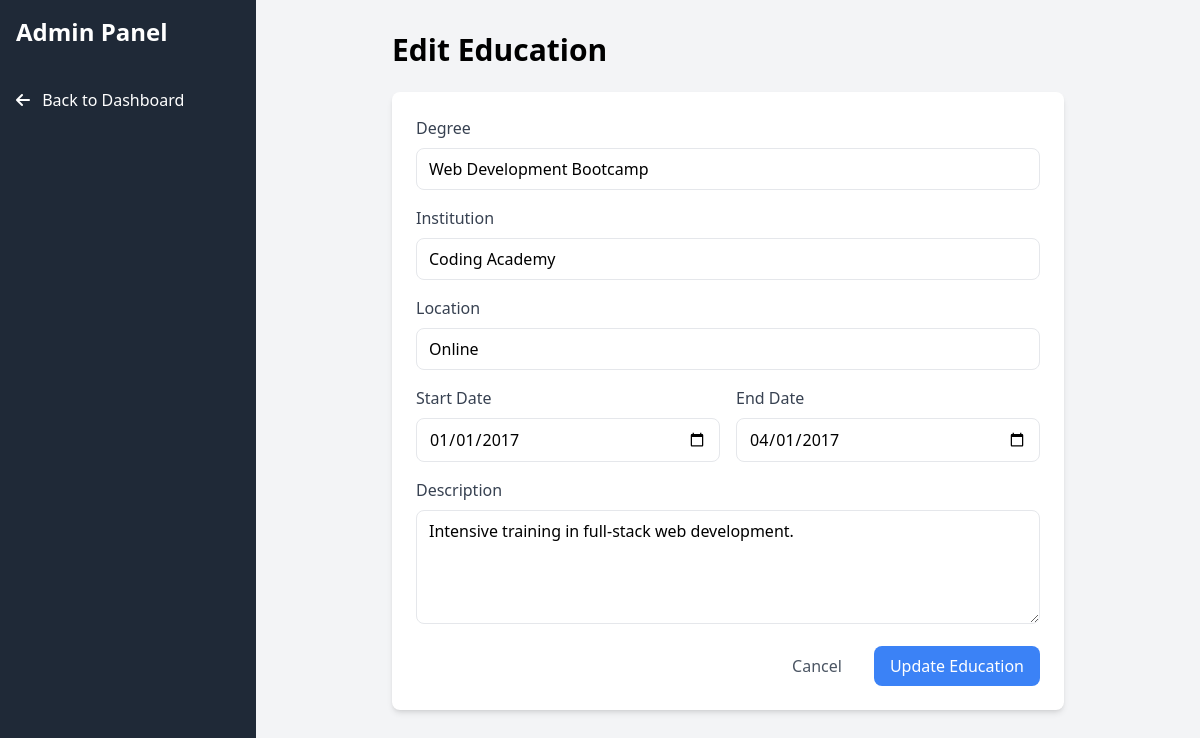
Page /admin/edit_education.php?id=2 (signed in) on the committed database.
### tables this page shows
CREATE TABLE IF NOT EXISTS education (
    id INT AUTO_INCREMENT PRIMARY KEY,          
    degree VARCHAR(255) NOT NULL,               
    institution VARCHAR(255) NOT NULL,          
    location VARCHAR(255) NOT NULL,             
    start_date DATE NOT NULL,                   
    end_date DATE,                              
    description TEXT,                           
    created_at TIMESTAMP DEFAULT CURRENT_TIMESTAMP
);

### admin/edit_education.php (the view, shortened to what this page needs)
<?php
require_once '../inc/config.php';
$education_id = (int)$_GET['id'];
try {
    $stmt = $pdo->prepare("SELECT * FROM education WHERE id = ?");
    $stmt->execute([$education_id]);
    $education = $stmt->fetch();
} catch (PDOException $e) {
    $error = "Error fetching education data: " . $e->getMessage();
}
?>
<!DOCTYPE html>
<html lang="en">
<head>
    <script src="https://cdn.tailwindcss.com"></script>
    <link rel="stylesheet" href="https://cdnjs.cloudflare.com/ajax/libs/font-awesome/6.0.0/css/all.min.css">
</head>
<body class="bg-gray-100">
    <div class="min-h-screen flex">
        <div class="w-64 bg-gray-800 text-white">
            <div class="p-4">
                <h2 class="text-2xl font-bold">Admin Panel</h2>
            </div>
            <nav class="mt-4">
                <a href="index.php" class="block px-4 py-2 hover:bg-gray-700">
                    <i class="fas fa-arrow-left mr-2"></i> Back to Dashboard
                </a>
            </nav>
        </div>
        <div class="flex-1 p-8">
            <div class="max-w-2xl mx-auto">
                <h1 class="text-3xl font-bold mb-6">Edit Education</h1>
                <form method="POST" class="bg-white rounded-lg shadow-md p-6">
                    <div class="space-y-4">
                        <div>
                            <label class="block text-gray-700 mb-2" for="degree">Degree</label>
                            <input type="text" id="degree" name="degree" required
                                   value="<?php echo htmlspecialchars($education['degree']); ?>"
                                   class="w-full px-3 py-2 border rounded-lg focus:outline-none focus:ring-2 focus:ring-blue-500">
                        </div>
                        <div>
                            <label class="block text-gray-700 mb-2" for="institution">Institution</label>
                            <input type="text" id="institution" name="institution" required
                                   value="<?php echo htmlspecialchars($education['institution']); ?>"
                                   class="w-full px-3 py-2 border rounded-lg focus:outline-none focus:ring-2 focus:ring-blue-500">
                        </div>
                        <div>
                            <label class="block text-gray-700 mb-2" for="location">Location</label>
                            <input type="text" id="location" name="location" required
                                   value="<?php echo htmlspecialchars($education['location']); ?>"
                                   class="w-full px-3 py-2 border rounded-lg focus:outline-none focus:ring-2 focus:ring-blue-500">
                        </div>
                        <div class="grid grid-cols-2 gap-4">
                            <div>
                                <label class="block text-gray-700 mb-2" for="start_date">Start Date</label>
                                <input type="date" id="start_date" name="start_date" required
                                       value="<?php echo $education['start_date']; ?>"
                                       class="w-full px-3 py-2 border rounded-lg focus:outline-none focus:ring-2 focus:ring-blue-500">
                            </div>
                            <div>
                                <label class="block text-gray-700 mb-2" for="end_date">End Date</label>
                                <input type="date" id="end_date" name="end_date"
                                       value="<?php echo $education['end_date']; ?>"
                                       class="w-full px-3 py-2 border rounded-lg focus:outline-none focus:ring-2 focus:ring-blue-500">
                            </div>
                        </div>
                        <div>
                            <label class="block text-gray-700 mb-2" for="description">Description</label>
                            <textarea id="description" name="description" rows="4" required
                                      class="w-full px-3 py-2 border rounded-lg focus:outline-none focus:ring-2 focus:ring-blue-500"><?php echo htmlspecialchars($education['description']); ?></textarea>
                        </div>
                        <div class="flex justify-end space-x-4">
                            <a href="index.php" class="px-4 py-2 text-gray-600 hover:text-gray-800">Cancel</a>
                            <button type="submit" class="px-4 py-2 bg-blue-500 text-white rounded-lg hover:bg-blue-600">
                                Update Education
                            </button>
                        </div>
                    </div>
                </form>
            </div>
        </div>
    </div>
</body>
</html>

### rows in the picture
education: degree "Web Development Bootcamp", institution "Coding Academy", location "Online", start_date "01/01/2017", end_date "04/01/2017", description "Intensive training in full-stack web development."
